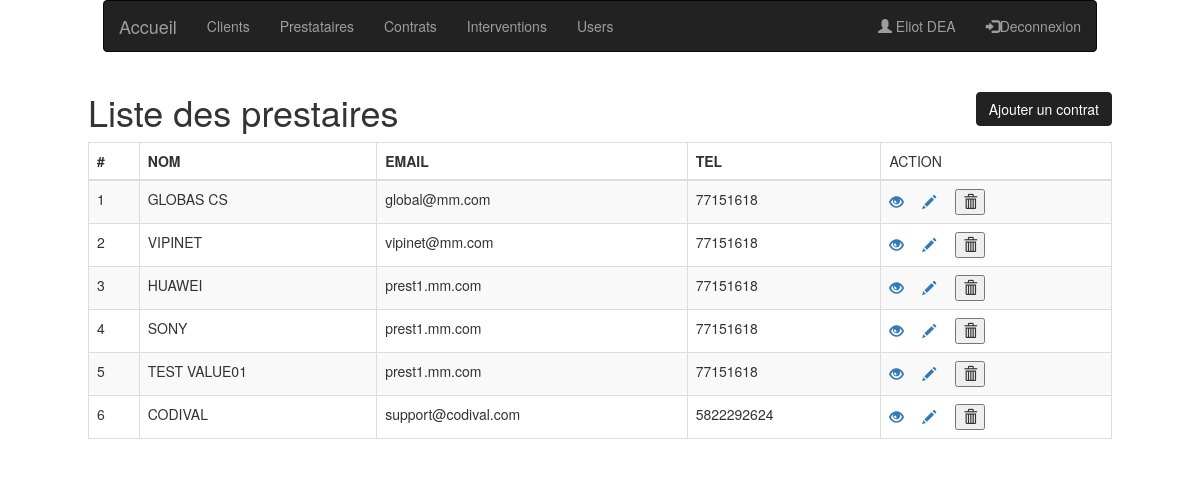
Screenshot of /admin.php?p=prestataire_admin (signed in) with the database file from the repository.
### tables this page shows
CREATE TABLE IF NOT EXISTS `prestataires` (
  `id` int(11) NOT NULL AUTO_INCREMENT,
  `name` varchar(200) DEFAULT NULL,
  `place` varchar(200) DEFAULT NULL,
  `email` varchar(200) DEFAULT NULL,
  `tel` varchar(200) DEFAULT NULL,
  `fax` varchar(200) DEFAULT NULL,
  `created_at` date DEFAULT NULL,
  `updated_at` date DEFAULT NULL,
  `created_by` int(11) DEFAULT NULL,
  `updated_by` int(11) DEFAULT NULL,
  `statut` int(11) DEFAULT NULL,
  PRIMARY KEY (`id`)
);

### app/App.php (called while the page is built, shortened)
<?php
	class App{
		private $db_instance;
		private static $_instance;
		public static function getInstance(){
			if(is_null(self::$_instance)){
				self::$_instance  = new App();
			}
			return self::$_instance;
		}
		public static function load(){
			require ROOT . '/app/Autoloader.php';
			require ROOT . '/core/Autoloader.php';
		}
		public function getTable($name){
			return new $class_name($this->getDb());
		}
		public function getDb(){
			$config = Config::getInstance(ROOT . '/config/config.php');
			if(is_null($this->db_instance)){
				$this->db_instance = new MysqlDataBase($config->get('db_name'), $config->get('db_user'), $config->get('db_pass'), $config->get('db_host'));
			}
			return $this->db_instance;
		}
	}
?>

### app/Autoloader.php (called while the page is built, shortened)
<?php
	class Autoloader{
		static function autoload($class){
			if(strpos($class, __NAMESPACE__ . '\\') === 0){
				$class = str_replace(__NAMESPACE__ .'\\', '', $class);
				$class = str_replace('\\', '/', $class);
			}
		}
	}
?>

### core/Autoloader.php (called while the page is built, shortened)
<?php
	class Autoloader{
		static function autoload($class){
			if(strpos($class, __NAMESPACE__ . '\\') === 0){
				$class = str_replace(__NAMESPACE__ .'\\', '', $class);
				$class = str_replace('\\', '/', $class);
			}
		}
	}
?>

### core/Config.php (called while the page is built, shortened)
<?php
	class Config{
		private $settings = [];
		private static $_instance;
		public static function getInstance($file){
			if(is_null(self::$_instance)){
				self::$_instance  = new Config($file);
			}
			return self::$_instance;
		}
		public function __construct($file){
			$this->settings = require($file);
		}
		public function get($key){
			return $this->settings[$key];
		}
	}
?>

### config/config.php (called while the page is built)
<?php
	return array(
		"db_user" => 'root',
		"db_pass" => '',
		"db_host" => 'localhost',
		"db_name" => 'test-laravel'
	);
?>

### core/Table/Table.php (called while the page is built, shortened)
<?php
	class Table{
		protected $table;
		protected $db;
		public function __construct(DataBase $db){
			$this->db = $db;
		}
		public function all(){
			return $this->query('SELECT * FROM ' .$this->table);
		}
		public function query($statement, $attributes = null, $one= false){
			if($attributes){
				return $this->db->prepare(
					$statement,
					$attributes,
					str_replace('Table', 'Entity', get_class($this)),
					$one);
			}else{
				return $this->db->query(
					$statement,
					str_replace('Table', 'Entity', get_class($this)),
					$one);
			}
		}
	}
?>

### core/Database/MysqlDatabase.php (called while the page is built, shortened)
<?php
	class MysqlDatabase extends Database{
		private $pdo;
		private function getPDO(){
			if($this->pdo === null){
				$pdo = new PDO('mysql:dbname=application_dob_contrat;host=localhost', 'root', '');
				$pdo->setAttribute(PDO::ATTR_ERRMODE, PDO::ERRMODE_EXCEPTION);
				$this->pdo = $pdo;
			}
			return $this->pdo;
		}
		public function query($statement, $class_name= null,  $one = false){
			$req = $this->getPDO()->query($statement);
			if($class_name === null){
				$req->setFetchMode(PDO::FETCH_OBJ);
			}else{
				$req->setFetchMode(PDO::FETCH_CLASS, $class_name);
			}
			if($one){
				$datas = $req->fetch();
			}else{
				$datas = $req->fetchAll();
			}
			return $datas;
		}
	}
?>

### core/Auth/DBAuth.php (called while the page is built, shortened)
<?php
class DBAuth{
	public function logged(){
		return isset($_SESSION['auth']);
	}
	public function get_pseudo(){
		return $_SESSION['pseudo'];
	}
}
?>

### pages/admin/prestataires/index.php (the view, shortened to what this page needs)
<div class="row">
	<h1 align="">Liste des prestaires
        <a href="?p=prestataire_admin_add" class="btn  btn-orange-ci pull-right">Ajouter un contrat</a>
    </h1>
	<table class='table table-bordered table-striped'>
        <thead>
            <tr>
                <th>#</th>
                <th>NOM</th>
                <th>EMAIL</th>
                <th>TEL</th>
                <td>ACTION</td>
            </tr>
        </thead>
        <?php foreach(App::getInstance()->getTable('Prestataire')->all() as $prestataire): ?>
        <?php
        if ($prestataire->statut) {?>
        <tr>
        	<td><?= $prestataire->id ?></td>
        	<td><?= $prestataire->name ?></td>
        	<td><?= $prestataire->email ?></td>
        	<td><?= $prestataire->tel ?></td>
        	<td>
                <a  href="?p=prestataire_admin_show&id=<?= $prestataire->id;?>" title="Plus d'info">
                    <span class="glyphicon glyphicon-eye-open"></span>
                </a>
                <a href="?p=prestataire_admin_edit&id=<?= $prestataire->id;?>"  title="Modifier">
                    <span class="glyphicon glyphicon-pencil"></span>
                </a>
                <form action="?p=prestataire_admin_delete&id=<?= $prestataire->id;?>" style="display: inline;" method="post">
                    <button type="submit">
                        <span class="glyphicon glyphicon-trash"></span>
                    </button>
                </form>
            </td>
        </tr>
        <?php
            }
            endforeach;
        ?>
    </table>
</div>

### public/admin.php (shortened to what this page needs)
<?php
	require ROOT . '/app/App.php';
	if(isset($_GET['p'])){
		$page = $_GET['p'];
	}else{
		$page = 'accueil_admin';
	}
	if($page === 'commercial_admin') {
	require ROOT . '/pages/admin/commercials/index.php';
	}elseif($page === 'commercial_admin_edit') {
	require ROOT . '/pages/admin/commercials/edit.php';
	}elseif($page === 'commercial_admin_add') {
	require ROOT . '/pages/admin/commercials/add.php';
	}elseif($page === 'commercial_admin_delete') {
	require ROOT . '/pages/admin/commercials/delete.php';
	}elseif($page === 'commercial_admin_show') {
	require ROOT . '/pages/admin/commercials/show.php';
	}
	elseif($page === 'accueil_admin') {
		require ROOT . '/pages/admin/accueil/home.php';
	}
	elseif($page === 'client_admin') {
	require ROOT . '/pages/admin/clients/index.php';
	}elseif($page === 'client_admin_edit') {
	require ROOT . '/pages/admin/clients/edit.php';
	}elseif($page === 'client_admin_add') {
	require ROOT . '/pages/admin/clients/add.php';
	}elseif($page === 'client_admin_delete') {
	require ROOT . '/pages/admin/clients/delete.php';
	}elseif($page === 'client_admin_show') {
	require ROOT . '/pages/admin/clients/show.php';
	}
	elseif($page === 'prestataire_admin') {
	require ROOT . '/pages/admin/prestataires/index.php';
	}elseif($page === 'prestataire_admin_edit') {
	require ROOT . '/pages/admin/prestataires/edit.php';
	}elseif($page === 'prestataire_admin_add') {
	require ROOT . '/pages/admin/prestataires/add.php';
	}elseif($page === 'prestataire_admin_delete') {
	require ROOT . '/pages/admin/prestataires/delete.php';
	}elseif($page === 'prestataire_admin_show') {
	require ROOT . '/pages/admin/prestataires/show.php';
	}
	elseif($page === 'contrat_admin') {
	require ROOT . '/pages/admin/contrats/index.php';
	}elseif($page === 'contrat_admin_edit') {
	require ROOT . '/pages/admin/contrats/edit.php';
	}elseif($page === 'contrat_admin_add') {
	require ROOT . '/pages/admin/contrats/add.php';
	}elseif($page === 'contrat_admin_delete') {
	require ROOT . '/pages/admin/contrats/delete.php';
	}elseif($page === 'contrat_admin_show') {
	require ROOT . '/pages/admin/contrats/show.php';
	}elseif($page === 'contrat_admin_list_encours') {
	require ROOT . '/pages/admin/contrats/list_encours.php';
	}elseif($page === 'contrat_admin_list_expirant_3_mois') {
	require ROOT . '/pages/admin/contrats/list_expirant_3_mois.php';
	}elseif($page === 'contrat_admin_list_echue') {
	require ROOT . '/pages/admin/contrats/list_echue.php';
	}elseif($page === 'contrat_admin_add_cible') {
	require ROOT . '/pages/admin/contrats/add_cible.php';
	}
	elseif($page === 'intervention_admin') {
	require ROOT . '/pages/admin/interventions/index.php';
	}elseif($page === 'intervention_admin_edit') {
	require ROOT . '/pages/admin/interventions/edit.php';
	}elseif($page === 'intervention_admin_add') {
	require ROOT . '/pages/admin/interventions/add.php';
	}elseif($page === 'intervention_admin_delete') {
	require ROOT . '/pages/admin/interventions/delete.php';
	}elseif($page === 'intervention_admin_show') {
	require ROOT . '/pages/admin/interventions/show.php';
	}elseif($page === 'intervention_admin_realisee') {
	require ROOT . '/pages/admin/interventions/list_realisee.php';
	}elseif($page === 'intervention_admin_a_venir') {
	require ROOT . '/pages/admin/interventions/list_a_venir.php';
	}elseif($page === 'intervention_mois_courant') {
	require ROOT . '/pages/admin/interventions/list_mois_en_cours.php';
	}
	elseif($page === 'intervention.sans.contrat_admin_add') {
	require ROOT . '/pages/admin/intervention_sans_contrats/add.php';
	}elseif($page === 'intervention.sans.contrat_admin') {
	require ROOT . '/pages/admin/intervention_sans_contrats/index.php';
	}elseif($page === 'intervention.sans.contrat_admin_show') {
	require ROOT . '/pages/admin/intervention_sans_contrats/show.php';
	}elseif($page === 'intervention.sans.contrat_admin_delete') {
	require ROOT . '/pages/admin/intervention_sans_contrats/delete.php';
	}elseif($page === 'intervention.sans.contrat_admin_edit') {
	require ROOT . '/pages/admin/intervention_sans_contrats/edit.php';
	}
	elseif($page === 'user_admin') {
	require ROOT . '/pages/admin/users/index_user.php';
	}elseif($page === 'user_admin_edit') {
	require ROOT . '/pages/admin/users/edit_user.php';
	}elseif($page === 'user_admin_add') {
	require ROOT . '/pages/admin/users/add_user.php';
	}elseif($page === 'user_admin_delete') {
	require ROOT . '/pages/admin/users/delete_user.php';
	}elseif($page === 'user_admin_show') {
	require ROOT . '/pages/admin/users/show_user.php';
	}
	elseif($page === 'info_admin') {
	require ROOT . '/pages/admin/users/gerer_mon_compte.php';
	}elseif($page === 'modif_admin') {
	require ROOT . '/pages/admin/users/edit.php';
	}
	$content =  ob_get_clean();
	require ROOT . '/pages/templates/admin.php';
?>

### pages/templates/admin.php (shortened to what this page needs)
<!DOCTYPE html>
<html lang="en">
<head>
    <link rel="stylesheet" href="../public/css/bootstrap.css">
    <link rel="stylesheet" href="../public/css/persoStyle.css">
</head>
<body>
  <?php
    $auth = new \Core\Auth\DBAuth(App::getInstance()->getDb());
  ?>
    <div class="wrapper">
        <div class="container-fluid">
          <?php if($auth->logged()){ ?>
          <nav class="navbar navbar-inverse">
            <div class="container-fluid">
              <div class="navbar-header">
                <a class="navbar-brand" href="?p=accueil_admin">Accueil</a>
              </div>
              <ul class="nav navbar-nav">
                <li><a href="?p=client_admin">Clients </a></li>
                <li><a href="?p=prestataire_admin">Prestataires</a></li>
                <li><a href="?p=contrat_admin">Contrats</a></li>
                <li><a href="?p=intervention_admin">Interventions</a></li>
                <li><a href="?p=user_admin">Users</a></li>
              </ul>
              <ul class="nav navbar-nav navbar-right">
                <li><a href="?p=info_admin"><span class="glyphicon glyphicon-user"></span>   <?= $auth->get_pseudo() ?></a></li>
                <li><a href="index.php?p=delogin"><span class="glyphicon glyphicon-log-in"></span>Deconnexion</a></li>
              </ul>
            </div>
          </nav>
          <?php }
          ?>
          <div class="starter-template">
              <?= $content; ?>
          </div>
        </div>
    </div>
</body>

### public/css/persoStyle.css (style rules this page uses)
.btn-orange-ci { color: #fff; background-color: #222222; border-color: #222222; }

### pages/templates/admin.php (style rules this page uses)
.wrapper { width: 1024px; margin: 0 auto; }
table tr td:last-child a { margin-right: 15px; }

### rows the page displays
prestataires: id "1", name "GLOBAS CS", email "global@mm.com", tel "77151618"
prestataires: id "2", name "VIPINET", email "vipinet@mm.com", tel "77151618"
prestataires: id "3", name "HUAWEI", email "prest1.mm.com", tel "77151618"
prestataires: id "4", name "SONY", email "prest1.mm.com", tel "77151618"
prestataires: id "5", name "TEST VALUE01", email "prest1.mm.com", tel "77151618"
prestataires: id "6", name "CODIVAL", email "support@codival.com", tel "5822292624"

### other values shown
$auth->get_pseudo() "Eliot DEA"
